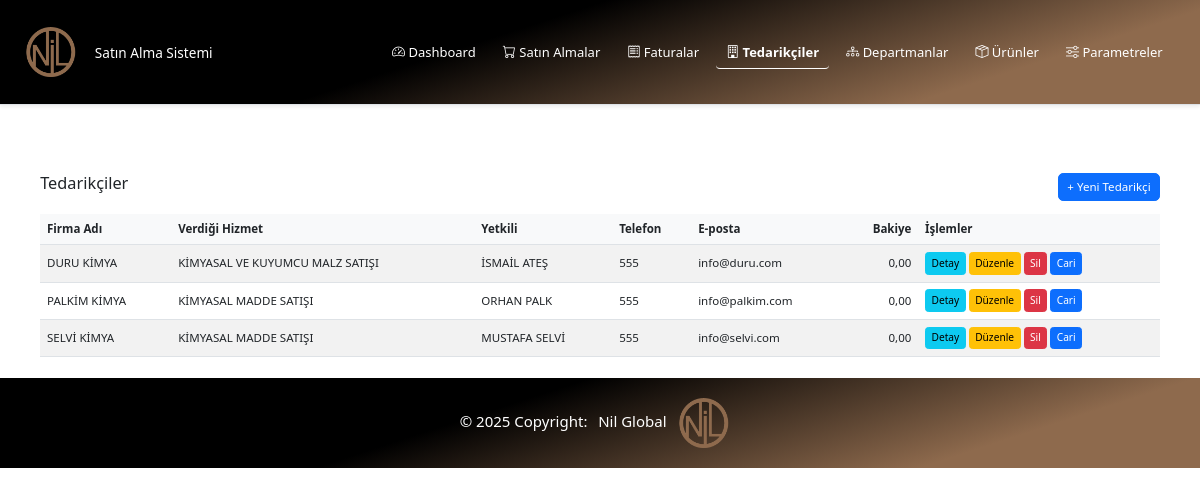
The app's page /tedarikciler/ with its own data.
### tedarikciler/models.py (models this page shows, shortened)
class Tedarikci(models.Model):
    ad = models.CharField(max_length=255, verbose_name="Firma Adı")
    hizmet = models.CharField(max_length=255, verbose_name="Verdiği Hizmet")
    yetkili = models.CharField(max_length=255, verbose_name="Firma Yetkilisi")
    telefon = models.CharField(max_length=20, verbose_name="Telefon Numarası")
    adres = models.TextField(blank=True, verbose_name="Adres")
    email = models.EmailField(blank=True, verbose_name="E-posta Adresi")
    created_at = models.DateTimeField(auto_now_add=True)
    updated_at = models.DateTimeField(auto_now=True)
    class Meta:
        verbose_name = "Tedarikçi"
        verbose_name_plural = "Tedarikçiler"
        ordering = ['ad']

### tedarikciler/views.py (the view)
# urls.py: path('', views.tedarikci_listesi, name='tedarikci_listesi'),
def tedarikci_listesi(request):
    tedarikciler = Tedarikci.objects.annotate(
        bakiye=Sum(
            ExpressionWrapper(
                F('satinalma__birim_fiyat') * F('satinalma__miktar'),
                output_field=DecimalField()
            ),
            filter=Q(satinalma__faturalari=None)
        )
    ).order_by('ad')
    return render(request, 'tedarikciler/tedarikci_listesi.html', {'tedarikciler': tedarikciler})

### tedarikciler/templates/tedarikciler/tedarikci_listesi.html (shortened to what this page needs)
{% extends 'base.html' %}
{% block content %}
<div class="container">
    <div class="d-flex justify-content-between align-items-center mb-3 mt-4">
        <h2>Tedarikçiler</h2>
        <a href="{% url 'tedarikciler:tedarikci_ekle' %}" class="btn btn-primary">
             + Yeni Tedarikçi
        </a>
    </div>
    <div class="table-responsive">
    <table class="table table-striped table-hover">
        <thead>
            <tr>
                <th>Firma Adı</th>
                <th>Verdiği Hizmet</th>
                <th>Yetkili</th>
                <th>Telefon</th>
                <th>E-posta</th>
                <th class="text-end">Bakiye</th>
                <th>İşlemler</th>
            </tr>
        </thead>
        <tbody>
            {% for tedarikci in tedarikciler %}
            <tr>
                <td>{{ tedarikci.ad }}</td>
                <td>{{ tedarikci.hizmet }}</td>
                <td>{{ tedarikci.yetkili }}</td>
                <td>{{ tedarikci.telefon }}</td>
                <td>{{ tedarikci.email }}</td>
                <td class="text-end">{{ tedarikci.bakiye|default:"0.00"|floatformat:2 }}</td>
                <td>
                    <a href="{% url 'tedarikciler:tedarikci_detay' tedarikci.pk %}" class="btn btn-info btn-sm">Detay</a>
                    <a href="{% url 'tedarikciler:tedarikci_duzenle' tedarikci.pk %}" class="btn btn-warning btn-sm">Düzenle</a>
                    <a href="{% url 'tedarikciler:tedarikci_sil' tedarikci.pk %}" class="btn btn-danger btn-sm">Sil</a>
                    <a href="{% url 'tedarikciler:tedarikci_cari' tedarikci.pk %}" class="btn btn-primary btn-sm">Cari</a>
                </td>
            </tr>
            {% empty %}
            <tr>
                <td colspan="6" class="text-center">Henüz tedarikçi bulunmuyor.</td>
            </tr>
            {% endfor %}
        </tbody>
    </table>
    </div>
</div>
{% endblock %}

### static/css/style.css (style rules this page uses)
html, body { font-family: "Segoe UI", "Roboto", Arial, sans-serif; font-size: 0.85rem; line-height: 1.4; }
h2, .h2 { font-size: 1.2rem; }
.container { padding-top: 1rem; }
.table th { background-color: #f8f9fa; font-size: 0.85rem; font-weight: 600; padding: 0.5rem; }
.table td { padding: 0.5rem; vertical-align: middle; }
.table-hover tbody tr:not(.fatura-bagli) { background-color: transparent; }
.btn { font-size: 0.85rem; padding: 0.3rem 0.6rem; }
.btn.btn-sm { font-size: 0.75rem; padding: 0.2rem 0.4rem; }

### records on screen
Tedarikci: ad "DURU KİMYA", hizmet "KİMYASAL VE KUYUMCU MALZ SATIŞI", yetkili "İSMAİL ATEŞ", telefon "555", email "info@duru.com", bakiye "0,00"
Tedarikci: ad "PALKİM KİMYA", hizmet "KİMYASAL MADDE SATIŞI", yetkili "ORHAN PALK", telefon "555", email "info@palkim.com", bakiye "0,00"
Tedarikci: ad "SELVİ KİMYA", hizmet "KİMYASAL MADDE SATIŞI", yetkili "MUSTAFA SELVİ", telefon "555", email "info@selvi.com", bakiye "0,00"
